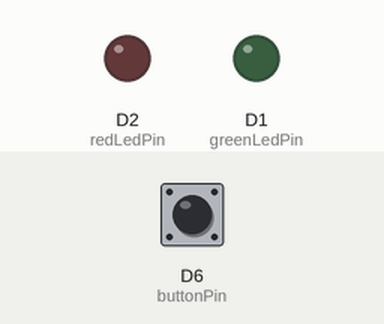
Recording of a sketch running on a simulated ESP8266 (NodeMCU). On the bench: output pins drawn as LEDs (lit = HIGH). Dashed ring = blinking. The test bench sets the inputs (shaded band); at power-on: D6 (buttonPin) HIGH. WiFi joins after 1.5 s; servers stay silent unless stated; uploads are accepted with an empty reply; what the sketch prints to the serial monitor is not drawn.

Above: at 2.7 s.
2.8 s: D6 (buttonPin) pulled LOW for 3.2 s
At 3.6 s:
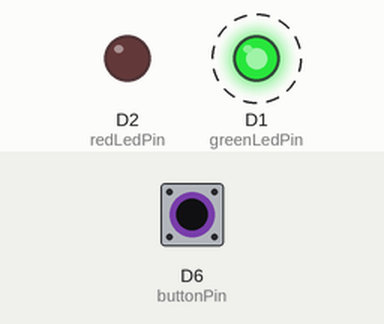
Timing chart, 0 to 8.3 s (numbered marks = the images above; inputs shaded):
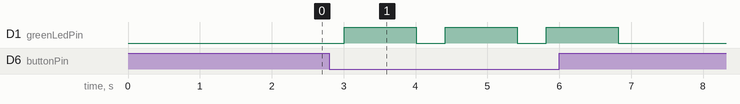

Measured:
- after the input at 2.8 s, D1 (greenLedPin): alternates HIGH for 1.0 s and LOW for 0.41 s, 6 changes in all, then stays LOW, starting after 0.21 s

The sketch:

ESP8266MOD_nodemcu_v3.ino
```cpp
#include <ESP8266WiFi.h>
#include <ESP8266HTTPClient.h>
#include <WiFiClient.h>

const char* ssid = "";
const char* password = "";
const int buttonPin = D6; // GPIO number for the button
const int greenLedPin = D1; // GPIO number for the green LED
const int redLedPin = D2; // GPIO number for the red LED
const String ipAddress = "104.248.80.209";
const String port = "8081";
const String endpoint = "/api/anonym/delivery/deliver-lunch";
const String supplierName = "Oliva";
const String companyAppToken = "e7a16db8-ab6a-421f-92ae-785828f7b044";

void setup() {
  Serial.begin(115200);
  pinMode(buttonPin, INPUT_PULLUP);
  pinMode(greenLedPin, OUTPUT);
  pinMode(redLedPin, OUTPUT);

  connectToWiFi();
}

void loop() {
  if (WiFi.status() != WL_CONNECTED) {
    connectToWiFi();
  }

  if (digitalRead(buttonPin) == LOW) {
    digitalWrite(greenLedPin, LOW);
    digitalWrite(redLedPin, LOW);

    if (WiFi.status() == WL_CONNECTED) {
      String url = "http://" + ipAddress + ":" + port + endpoint;
      String params = "?supplierName=" + supplierName + "&companyAppToken=" + companyAppToken;
      String fullUrl = url + params;

      WiFiClient client;
      HTTPClient http;
      Serial.println(fullUrl);
      http.begin(client, fullUrl);
      int httpResponseCode = http.POST("");
      if (httpResponseCode > 0) {
        String response = http.getString();
        Serial.println(httpResponseCode);
        Serial.println(response);

        blinkLed(greenLedPin);
      } else {
        Serial.print("Error on sending POST: ");
        Serial.println(httpResponseCode);

        blinkLed(redLedPin);
      }
      http.end();
    } else {
      Serial.println("Not connected to WiFi");
    }
    delay(200); // Debounce delay
  }
}

void connectToWiFi() {
  Serial.println("Connecting to WiFi...");
  WiFi.begin(ssid, password);
  while (WiFi.status() != WL_CONNECTED) {
    delay(100);
    Serial.print(".");
  }
  Serial.println("Connected to WiFi");
}

void blinkLed(int ledPin) {
  digitalWrite(ledPin, HIGH);
  delay(1000);
  digitalWrite(ledPin, LOW);
}
```
